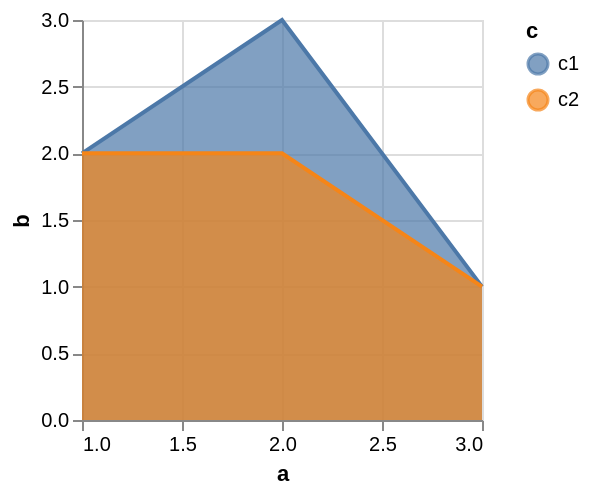

The Vega-Lite source for this figure:
### Vega specification from a JSON file in a GitHub repository (floating-point values rounded to 4 significant figures)
{"$schema": "https://vega.github.io/schema/vega/v5.json", "background": "white", "padding": 5, "width": 200, "height": 200, "style": "cell", "data": [{"name": "source_0", "values": [{"a": 1, "b": 2, "c": "c1"}, {"a": 2, "b": 3, "c": "c1"}, {"a": 3, "b": 1, "c": "c1"}, {"a": 1, "b": 2, "c": "c2"}, {"a": 3, "b": 1, "c": "c2"}, {"a": 2, "b": 2, "c": "c2"}]}, {"name": "data_0", "source": "source_0", "transform": [{"type": "formula", "expr": "toNumber(datum[\"a\"])", "as": "a"}]}], "marks": [{"name": "layer_0_pathgroup", "type": "group", "from": {"facet": {"name": "faceted_path_layer_0_main", "data": "data_0", "groupby": ["c"]}}, "encode": {"update": {"width": {"field": {"group": "width"}}, "height": {"field": {"group": "height"}}}}, "marks": [{"name": "layer_0_marks", "type": "area", "style": ["area"], "sort": {"field": "datum[\"a\"]"}, "from": {"data": "faceted_path_layer_0_main"}, "encode": {"update": {"opacity": {"value": 0.7}, "orient": {"value": "vertical"}, "fill": {"scale": "color", "field": "c"}, "description": {"signal": "\"a: \" + (format(datum[\"a\"], \"\")) + \"; b: \" + (format(datum[\"b\"], \"\")) + \"; c: \" + (isValid(datum[\"c\"]) ? datum[\"c\"] : \"\"+datum[\"c\"])"}, "x": {"scale": "x", "field": "a"}, "y": {"scale": "y", "field": "b"}, "y2": {"scale": "y", "value": 0}, "defined": {"signal": "isValid(datum[\"a\"]) && isFinite(+datum[\"a\"]) && isValid(datum[\"b\"]) && isFinite(+datum[\"b\"])"}}}}]}, {"name": "layer_1_pathgroup", "type": "group", "from": {"facet": {"name": "faceted_path_layer_1_main", "data": "data_0", "groupby": ["c"]}}, "encode": {"update": {"width": {"field": {"group": "width"}}, "height": {"field": {"group": "height"}}}}, "marks": [{"name": "layer_1_marks", "type": "line", "style": ["line"], "sort": {"field": "datum[\"a\"]"}, "from": {"data": "faceted_path_layer_1_main"}, "encode": {"update": {"stroke": {"scale": "color", "field": "c"}, "description": {"signal": "\"a: \" + (format(datum[\"a\"], \"\")) + \"; b: \" + (format(datum[\"b\"], \"\")) + \"; c: \" + (isValid(datum[\"c\"]) ? datum[\"c\"] : \"\"+datum[\"c\"])"}, "x": {"scale": "x", "field": "a"}, "y": {"scale": "y", "field": "b"}, "defined": {"signal": "isValid(datum[\"a\"]) && isFinite(+datum[\"a\"]) && isValid(datum[\"b\"]) && isFinite(+datum[\"b\"])"}}}}]}], "scales": [{"name": "x", "type": "linear", "domain": {"data": "data_0", "field": "a"}, "range": [0, {"signal": "width"}], "nice": true, "zero": false}, {"name": "y", "type": "linear", "domain": {"data": "data_0", "field": "b"}, "range": [{"signal": "height"}, 0], "nice": true, "zero": true}, {"name": "color", "type": "ordinal", "domain": {"data": "data_0", "field": "c", "sort": true}, "range": "category"}], "axes": [{"scale": "x", "orient": "bottom", "gridScale": "y", "grid": true, "tickCount": {"signal": "ceil(width/40)"}, "domain": false, "labels": false, "aria": false, "maxExtent": 0, "minExtent": 0, "ticks": false, "zindex": 0}, {"scale": "y", "orient": "left", "gridScale": "x", "grid": true, "tickCount": {"signal": "ceil(height/40)"}, "domain": false, "labels": false, "aria": false, "maxExtent": 0, "minExtent": 0, "ticks": false, "zindex": 0}, {"scale": "x", "orient": "bottom", "grid": false, "title": "a", "labelFlush": true, "labelOverlap": true, "tickCount": {"signal": "ceil(width/40)"}, "zindex": 0}, {"scale": "y", "orient": "left", "grid": false, "title": "b", "labelOverlap": true, "tickCount": {"signal": "ceil(height/40)"}, "zindex": 0}], "legends": [{"fill": "color", "symbolType": "circle", "title": "c", "encode": {"symbols": {"update": {"opacity": {"value": 0.7}}}}, "stroke": "color"}]}
